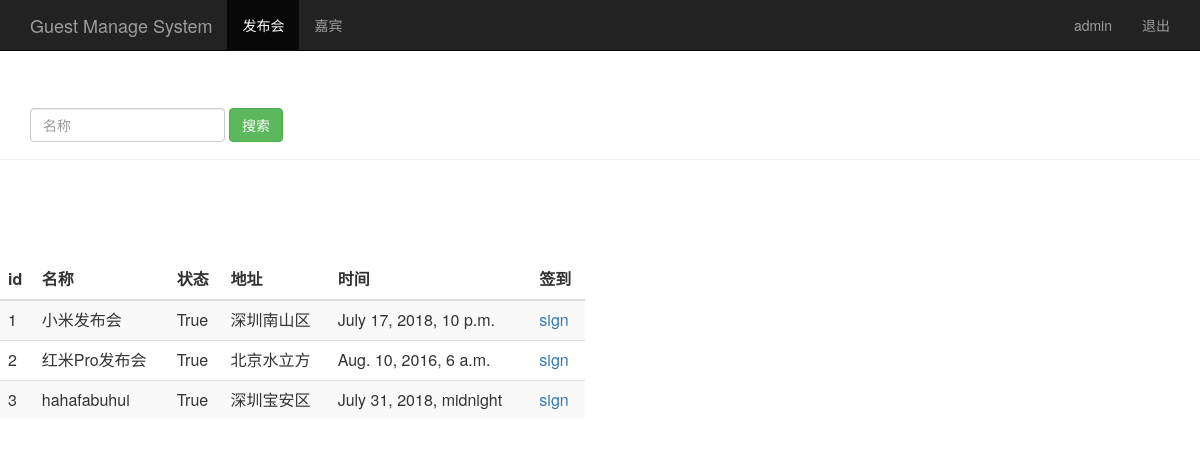
Page /search_name/ (signed in) on the committed database.
### sign/models.py (models this page shows)
class Event(models.Model):
    name = models.CharField(max_length=100)
    limit = models.IntegerField()
    status = models.BooleanField()
    address = models.CharField(max_length=200)
    start_time = models.DateTimeField('events time')
    create_time = models.DateTimeField(auto_now=True)

### sign/views.py (the view)
# urls.py: url(r'^search_name/$', views.search_name),
def search_name(request):
    username = request.session.get('user', '')
    search_name = request.GET.get("name", "")
    event_list = Event.objects.filter(name__contains = search_name)
    return render(request, "event_manage.html", {"user": username, "events": event_list})

### sign/templates/event_manage.html (shortened to what this page needs)
<html lang="zh-CN">
<head>
    {% load bootstrap3 %}
    {% bootstrap_css %}
</head>
<body role="document">
    <nav class="navbar navbar-inverse navbar-fixed-top">
        <div class="container">
            <div class="navbar-header">
            <a class="navbar-brand" href="/event_manage/">Guest Manage System</a>
            </div>
            <div id="navbar" class="collapse navbar-collapse">
            <ul class="nav navbar-nav">
                 <li class="active"><a href="#">发布会</a></li>
                 <li><a href="/guest_manage/">嘉宾</a></li>
            </ul>
            <ul class="nav navbar-nav navbar-right">
                <li><a href="#">{{ user }}</a></li>
                <li><a href="/logout/">退出</a></li>
            </ul>
            </div>
        </div>
    </nav>
<div class="page-header" style="padding-top: 60px;">
    <div id="navbar" class="navbar-collapse collapse">
        <form class="navbar-form" method="get" action="/search_name/">
            <div class="form-group">
             <input name="name" type="text" placeholder="名称" class="form-control">
            </div>
            <button type="submit" class="btn btn-success"> 搜索 </button>
        </form>
    </div>
</div>
    <div class="row" style="padding-top: 80px;">
        <div class="col-md-6">
            <table class="table table-striped">
                <thead>
                    <tr>
                        <th>id</th>
                        <th>名称</th>
                        <th>状态</th>
                        <th>地址</th>
                        <th>时间</th>
                        <th>签到</th>
                      </tr>
                </thead>
                <tbody>
                {% for event in events %}
                <tr>
                    <td>{{ event.id }}</td>
                    <td>{{ event.name }}</td>
                    <td>{{ event.status }}</td>
                    <td>{{ event.address }}</td>
                    <td>{{ event.start_time }}</td>
                    <td>
                        <a href="/sign_index/{{ event.id }}/" target=" {{ event.id }}_blank">sign</a>
                    </td>
                </tr>
                {% endfor %}
                </tbody>
            </table>
        </div>
    </div>
</body>
</html>

### rows in the picture
Event: id "1", name "小米发布会", status "True", address "深圳南山区", start_time "July 17, 2018, 10 p.m."
Event: id "2", name "红米Pro发布会", status "True", address "北京水立方", start_time "Aug. 10, 2016, 6 a.m."
Event: id "3", name "hahafabuhui", status "True", address "深圳宝安区", start_time "July 31, 2018, midnight"

### other values in the picture
{{ user }} "admin"
